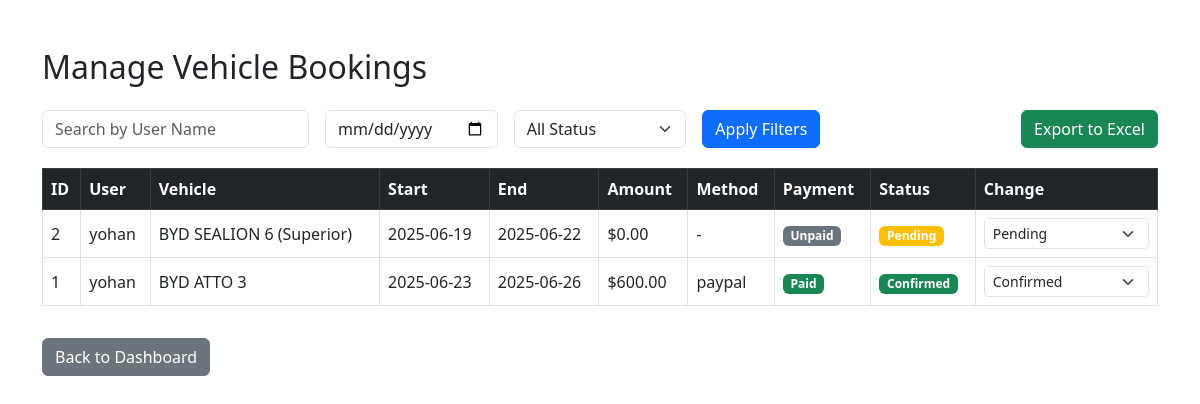
Screenshot of /admin/manage_vehicle_bookings.php with the database file from the repository.
### tables this page shows
CREATE TABLE `vehicle_bookings` (
  `booking_id` int(11) NOT NULL,
  `vehicle_id` int(11) NOT NULL,
  `user_id` int(11) NOT NULL,
  `booking_start` date NOT NULL,
  `booking_end` date NOT NULL,
  `total_price` decimal(10,2) NOT NULL,
  `status` enum('pending','confirmed','cancelled','completed') DEFAULT 'pending',
  `created_at` timestamp NOT NULL DEFAULT current_timestamp(),
  `payment_status` enum('unpaid','paid') NOT NULL DEFAULT 'unpaid',
  `payment_method` varchar(20) DEFAULT NULL
);

CREATE TABLE `users` (
  `user_id` int(11) NOT NULL,
  `name` varchar(100) NOT NULL,
  `email` varchar(150) NOT NULL,
  `contact` varchar(20) DEFAULT NULL,
  `password` varchar(255) NOT NULL,
  `is_verified` tinyint(1) DEFAULT 0,
  `created_at` timestamp NOT NULL DEFAULT current_timestamp(),
  `status` varchar(50) DEFAULT 'active',
  `role` varchar(50) DEFAULT 'user',
  `profile_pic` varchar(255) DEFAULT NULL,
  `contact_number` varchar(20) DEFAULT NULL,
  `country` varchar(100) DEFAULT NULL
);

CREATE TABLE `vehicles` (
  `vehicle_id` int(11) NOT NULL,
  `company_id` int(11) DEFAULT NULL,
  `model` varchar(100) DEFAULT NULL,
  `type` varchar(50) DEFAULT NULL,
  `capacity` int(11) DEFAULT NULL,
  `rental_price` decimal(10,2) DEFAULT NULL,
  `image` varchar(255) DEFAULT NULL,
  `description` text DEFAULT NULL,
  `features` text DEFAULT NULL,
  `registration_number` varchar(50) DEFAULT NULL,
  `fuel_type` varchar(50) DEFAULT NULL,
  `availability` tinyint(1) DEFAULT 1,
  `created_at` timestamp NOT NULL DEFAULT current_timestamp(),
  `image_gallery` text DEFAULT NULL
);

CREATE TABLE `vehicle_payments` (
  `payment_id` int(11) NOT NULL,
  `booking_id` int(11) NOT NULL,
  `user_id` int(11) NOT NULL,
  `amount` decimal(10,2) NOT NULL,
  `payment_method` varchar(50) NOT NULL,
  `payment_date` datetime NOT NULL DEFAULT current_timestamp(),
  `status` varchar(50) NOT NULL DEFAULT 'Paid'
);

### admin/manage_vehicle_bookings.php (the view, shortened to what this page needs)
<?php
include '../config/db.php';
$filters = [];
$params = [];
$whereClause = $filters ? 'WHERE ' . implode(' AND ', $filters) : '';
$stmt = $conn->prepare("SELECT vb.*, v.model AS vehicle_model, u.name AS user_name,
                               vp.amount, vp.payment_method, vp.status AS pay_status, vp.payment_date
                        FROM vehicle_bookings vb
                        JOIN vehicles v ON vb.vehicle_id = v.vehicle_id
                        JOIN users u ON vb.user_id = u.user_id
                        LEFT JOIN vehicle_payments vp ON vb.booking_id = vp.booking_id
                        $whereClause
                        ORDER BY vb.created_at DESC");
$stmt->execute($params);
$bookings = $stmt->fetchAll(PDO::FETCH_ASSOC);
?>
<!DOCTYPE html>
<html>
<head>
    <link href="https://cdn.jsdelivr.net/npm/bootstrap@5.3.0/dist/css/bootstrap.min.css" rel="stylesheet">
</head>
<body>
    <div class="container mt-5">
        <h2 class="mb-4">Manage Vehicle Bookings</h2>
        <form method="GET" class="row g-3 filter-group">
            <div class="col-md-3">
                <input type="text" name="user" class="form-control" placeholder="Search by User Name" value="<?= htmlspecialchars($_GET['user'] ?? '') ?>">
            </div>
            <div class="col-md-2">
                <input type="date" name="date" class="form-control" value="<?= htmlspecialchars($_GET['date'] ?? '') ?>">
            </div>
            <div class="col-md-2">
                <select name="status" class="form-select">
                    <option value="">All Status</option>
                </select>
            </div>
            <div class="col-md-2">
                <button type="submit" class="btn btn-primary">Apply Filters</button>
            </div>
            <div class="col-md-3 text-end">
                <a href="?export=excel" class="btn btn-success">Export to Excel</a>
            </div>
        </form>
        <table class="table table-bordered table-hover align-middle">
            <thead class="table-dark">
                <tr>
                    <th>ID</th>
                    <th>User</th>
                    <th>Vehicle</th>
                    <th>Start</th>
                    <th>End</th>
                    <th>Amount</th>
                    <th>Method</th>
                    <th>Payment</th>
                    <th>Status</th>
                    <th>Change</th>
                </tr>
            </thead>
            <tbody>
                <?php if ($bookings): ?>
                    <?php foreach ($bookings as $b): ?>
                        <tr>
                            <td><?= $b['booking_id'] ?></td>
                            <td><?= htmlspecialchars($b['user_name']) ?></td>
                            <td><?= htmlspecialchars($b['vehicle_model']) ?></td>
                            <td><?= $b['booking_start'] ?></td>
                            <td><?= $b['booking_end'] ?></td>
                            <td>$<?= number_format($b['amount'] ?? 0, 2) ?></td>
                            <td><?= htmlspecialchars($b['payment_method'] ?? '-') ?></td>
                            <td>
                                <span class="badge bg-<?= ($b['pay_status'] ?? 'Unpaid') === 'Paid' ? 'success' : 'secondary' ?>">
                                    <?= htmlspecialchars($b['pay_status'] ?? 'Unpaid') ?>
                                </span>
                            </td>
                            <td>
                                <?php
                                $status = strtolower($b['status']);
                                $badge = match ($status) {
                                    'confirmed' => 'success',
                                    'pending' => 'warning',
                                    'cancelled' => 'danger',
                                    'completed' => 'primary',
                                    default => 'secondary'
                                };
                                ?>
                                <span class="badge bg-<?= $badge ?> status-badge"><?= $status ?></span>
                            </td>
                            <td>
                                <form method="POST" onchange="this.submit()" class="m-0">
                                    <select name="status" class="form-select form-select-sm">
                                        <?php foreach (['pending', 'confirmed', 'cancelled', 'completed'] as $s): ?>
                                            <option value="<?= $s ?>" <?= $status === $s ? 'selected' : '' ?>><?= ucfirst($s) ?></option>
                                        <?php endforeach; ?>
                                    </select>
                                </form>
                            </td>
                        </tr>
                    <?php endforeach; ?>
                <?php else: ?>
                    <tr>
                        <td colspan="10" class="text-center">No bookings found.</td>
                    </tr>
                <?php endif; ?>
            </tbody>
        </table>
        <a href="dashboard.php" class="btn btn-secondary mt-3">Back to Dashboard</a>
    </div>
</body>
</html>

### admin/manage_vehicle_bookings.php (style rules this page uses)
.filter-group { margin-bottom: 20px; }
.form-control, .form-select { min-width: 150px; }
.status-badge { text-transform: capitalize; }

### rows the page displays
vehicle_bookings: booking_id "2", user.name "yohan", vehicle.model "BYD SEALION 6 (Superior)", booking_start "2025-06-19", booking_end "2025-06-22", amount "0.00", payment_method "-", pay_status "Unpaid", status "Pending"
vehicle_bookings: booking_id "1", user.name "yohan", vehicle.model "BYD ATTO 3", booking_start "2025-06-23", booking_end "2025-06-26", vehicle_payments.amount "600.00", vehicle_payments.payment_method "paypal", vehicle_payments.status "Paid", status "Confirmed"
